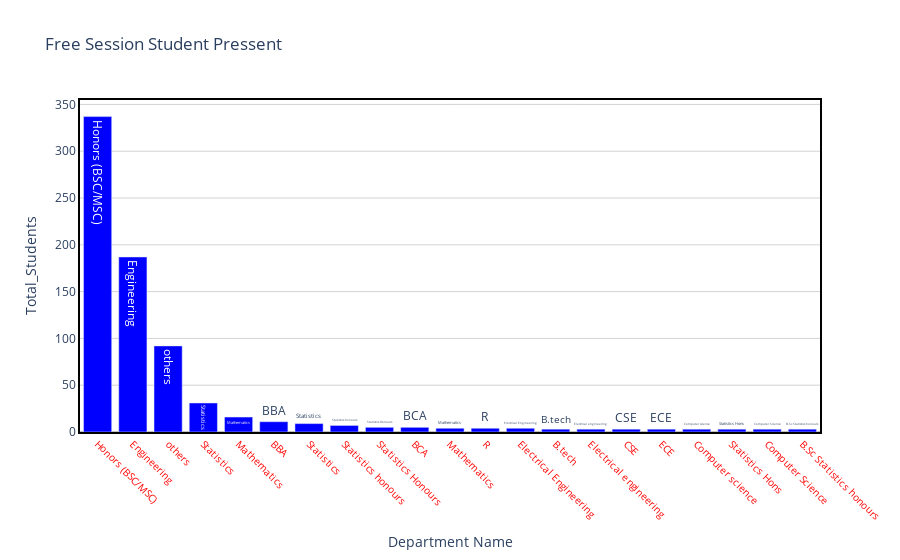

Notebook code for this chart:
### Markdown cell above
from this we can say most of the students present in free session are from Lady Barbourne college.

### Code cell
draw_trace_bar_dept(Department_t,'Department','Dep_count','Free Session Student Pressent', 'Department Name','Total_Students',"blue")

### Figure 1 — Plotly figure (JSON) as saved in the notebook; plotly's stock layout.template omitted (floating-point values rounded to 4 significant figures)
{"data": [{"marker": {"color": "blue"}, "text": ["Honors (BSC/MSC)", "Engineering", "others", "Statistics", "Mathematics", "BBA", "Statistics ", "Statistics honours", "Statistics Honours", "BCA", "Mathematics ", "R", "Electrical Engineering", "B.tech", "Electrical engineering", "CSE", "ECE", "Computer science", "Statistics Hons", "Computer Science", "B.Sc Statistics honours"], "type": "bar", "x": ["Honors (BSC/MSC)", "Engineering", "others", "Statistics", "Mathematics", "BBA", "Statistics ", "Statistics honours", "Statistics Honours", "BCA", "Mathematics ", "R", "Electrical Engineering", "B.tech", "Electrical engineering", "CSE", "ECE", "Computer science", "Statistics Hons", "Computer Science", "B.Sc Statistics honours"], "y": [337, 187, 92, 31, 16, 11, 9, 7, 5, 5, 4, 4, 4, 3, 3, 3, 3, 3, 3, 3, 3]}], "layout": {"hovermode": "closest", "paper_bgcolor": "rgba(0, 0, 0, 0)", "plot_bgcolor": "rgba(0, 0, 0, 0)", "title": {"text": "Free Session Student Pressent"}, "xaxis": {"linecolor": "black", "linewidth": 2, "mirror": true, "showline": true, "showticklabels": true, "tickangle": 45, "tickfont": {"color": "red", "size": 10}, "title": {"text": "Department Name"}, "zeroline": true, "zerolinecolor": "grey", "zerolinewidth": 1}, "yaxis": {"gridcolor": "lightgrey", "linecolor": "black", "linewidth": 2, "mirror": true, "showline": true, "title": {"text": "Total_Students"}, "zeroline": true, "zerolinecolor": "grey", "zerolinewidth": 1}}}
